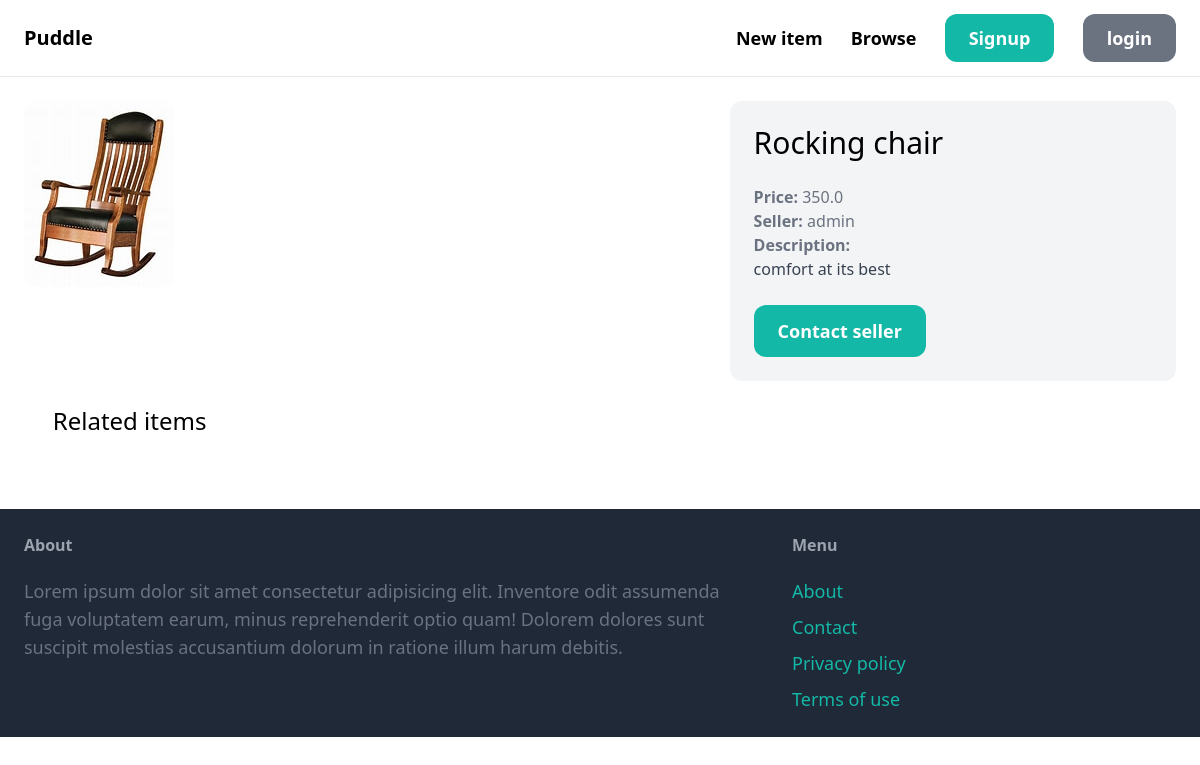
/items/3/, run on an earlier commit of the app's database.
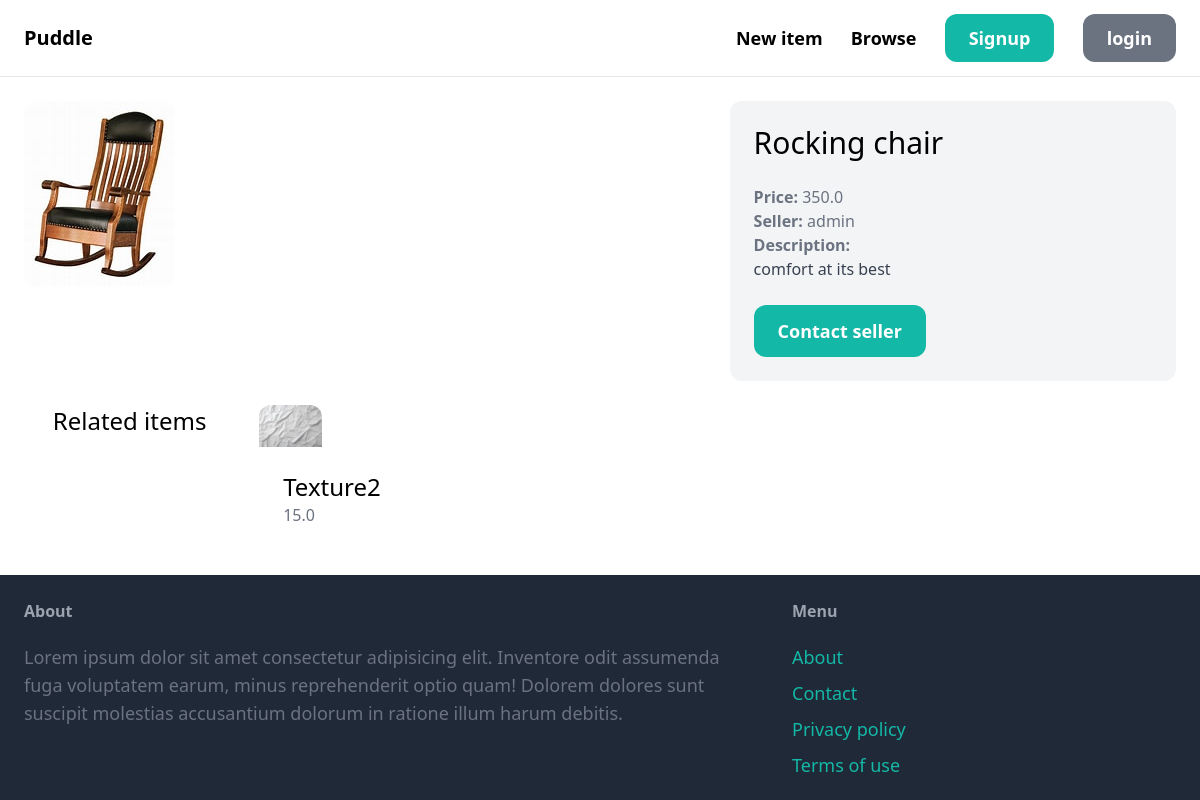
And on a later commit of the database.
### item/models.py (models this page shows, shortened)
class Item(models.Model):
    category = models.ForeignKey(Category, related_name='items', on_delete=models.CASCADE)
    name = models.CharField(max_length=255,blank=True, null=True)
    description = models.TextField(blank=True, null=True)
    price = models.FloatField()
    image = models.ImageField(upload_to="item_images", blank=True, null=True)
    is_sold = models.BooleanField(default=False)
    created_at = models.DateTimeField(auto_now_add = True)
    created_by = models.ForeignKey(User, related_name='items', on_delete=models.CASCADE)

### item/views.py (the view)
# urls.py: path('<int:pk>/', views.detail, name="detail"),
def detail(request, pk):
    item = get_object_or_404(Item, pk=pk)
    related_item = Item.objects.filter(category=item.category, is_sold=False).exclude(pk=pk)[0:3]
    template = loader.get_template('details.html')
    context = {
        'item':item,
        'related_item':related_item,
    }
    return HttpResponse(template.render(context, request))

### item/templates/details.html (shortened to what this page needs)
{% extends 'base.html' %}
{% block content %}
    <div class="grid grid-cols-5 gap-6">
        <div class="col-span-3">
            <img src="{{ item.image.url }}" class="rounded-xl" alt="">
        </div>
        <div class="col-span-2 p-6 bg-gray-100 rounded-xl">
            <h1 class="mb-6 text-3xl">{{ item.name }}</h1>
            <p class="text-gray-500"><strong>Price: </strong>{{ item.price }}</p>
            <p class="text-gray-500"><strong>Seller: </strong>{{ item.created_by }}</p>
            {%if item.description %}
            <p class="text-gray-700">
                <strong class="text-gray-500">Description: </strong></br>
                {{ item.description }}
            </p>
            {% endif %}
            {% if request.user == item.created_by %}
                <div class="mt-6 p-6 bg-white rounded-xl">
                    <p>This is your item!</p>
                    <a href="{% url 'item:delete' item.id %}" class="inline-block mt-6 px-6 py-3 text-lg font-semibold bg-red-500 text-white rounded-xl">Delete</a>
                </div>
            {% else %}
                <a href="" class="inline-block mt-6 px-6 py-3 text-lg font-semibold bg-teal-500 text-white rounded-xl hover:bg-teal-700">Contact seller</a>
            {% endif %}
        </div>
        <h2 class="mb-12 text-2xl text-center">Related items</h2>
        <div class="grid grid-cols-3 gap-3">
            {% for item in related_item %}
                <div>
                    <a href="{% url 'item:detail' item.id %}">
                        <div>
                            <img src="{{ item.image.url }}" class="rounded-t-xl" alt="">
                        </div>
                        <div class="p-6 bg-white rounded-b-xl">
                            <h2 class="text-2xl">{{ item.name }}</h2>
                            <p class="text-gray-500">{{ item.price }}</p>
                        </div>
                    </a>
                </div>
            {% endfor %}
        </div>
    </div>
{% endblock %}

What changed in the data, as far as the page shows it:
added Item: image (picture), name "Texture2", price "15.0"
